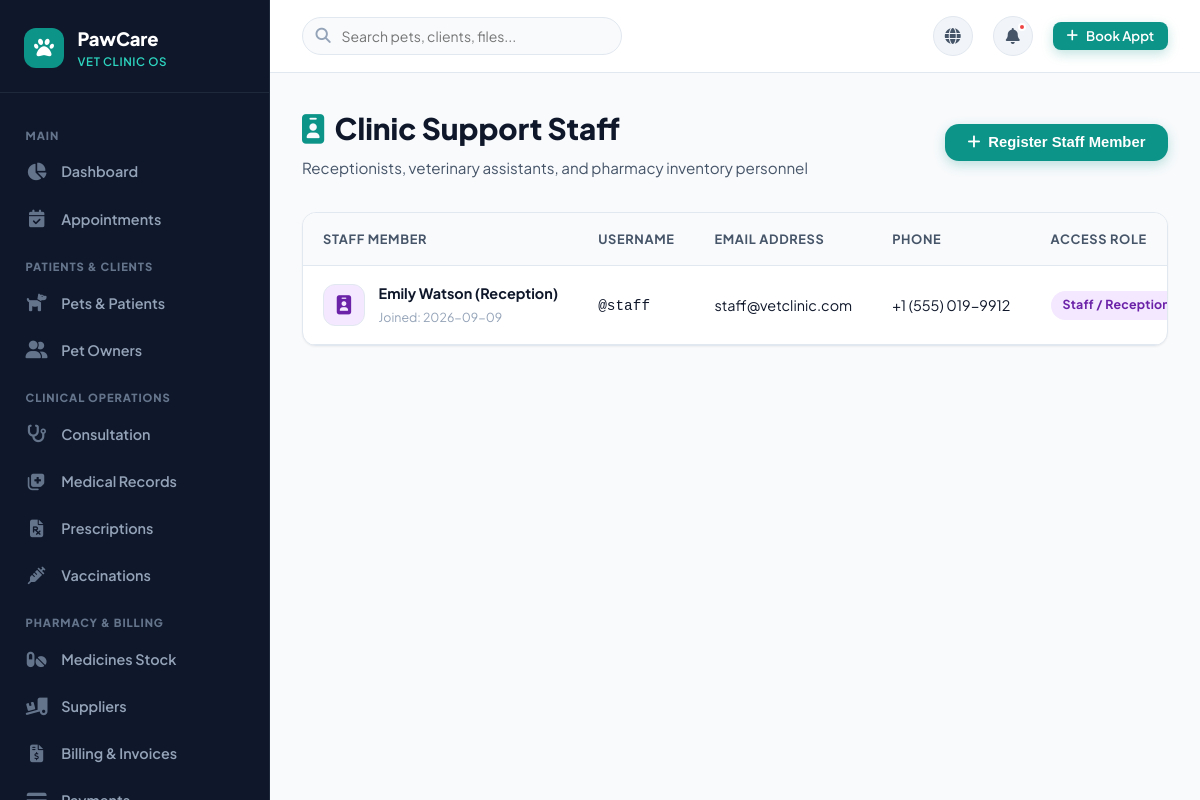
Screenshot of /staff-manage (signed in) with the database file from the repository.
### tables this page shows
CREATE TABLE users (
    id INTEGER PRIMARY KEY AUTOINCREMENT,
    username VARCHAR(80) UNIQUE NOT NULL,
    email VARCHAR(120) UNIQUE NOT NULL,
    password_hash VARCHAR(255) NOT NULL,
    full_name VARCHAR(120) NOT NULL,
    role VARCHAR(20) NOT NULL DEFAULT 'staff', -- 'admin', 'doctor', 'staff'
    phone VARCHAR(30),
    is_active INTEGER DEFAULT 1,
    created_at TIMESTAMP DEFAULT CURRENT_TIMESTAMP
);

### app.py (the view)
@app.route('/staff-manage')
@roles_required('admin')
def staff_manage():
    db = get_db()
    staff_list = db.execute("SELECT * FROM users WHERE role = 'staff' ORDER BY full_name ASC").fetchall()
    return render_template('staff_manage.html', staff_members=staff_list)

### app.py (called while the page is built)
def get_db():
    if 'db' not in g:
        g.db = sqlite3.connect(
            app.config['DATABASE'],
            detect_types=sqlite3.PARSE_DECLTYPES
        )
        g.db.row_factory = sqlite3.Row
        g.db.execute("PRAGMA foreign_keys = ON;")
    return g.db

def init_db():
    db = get_db()
    cur = db.cursor()
    cur.execute("SELECT name FROM sqlite_master WHERE type='table' AND name='users';")
    if cur.fetchone() is None:
        if os.path.exists(app.config['SQL_SCHEMA']):
            with open(app.config['SQL_SCHEMA'], mode='r', encoding='utf-8') as f:
                db.cursor().executescript(f.read())
            db.commit()

@app.before_request
def setup_database_if_needed():
    init_db()

def roles_required(*roles):
    from functools import wraps
    def decorator(view):
        @wraps(view)
        def wrapped_view(**kwargs):
            if 'user_id' not in session:
                flash('Please log in first.', 'warning')
                return redirect(url_for('login'))
            if session.get('user_role') not in roles:
                flash('You do not have permission to access that resource.', 'danger')
                return redirect(url_for('dashboard_router'))
            return view(**kwargs)
        return wrapped_view
    return decorator

### templates/staff_manage.html (shortened to what this page needs)
{% extends "base.html" %}
{% block content %}
<div class="page-header">
  <div class="page-header-text">
    <h1><i class="fas fa-id-badge" style="color: var(--primary);"></i> Clinic Support Staff</h1>
    <p>Receptionists, veterinary assistants, and pharmacy inventory personnel</p>
  </div>
  <div class="page-actions">
    <button type="button" class="btn btn-primary" onclick="document.getElementById('addStaffModal').style.display = 'block'">
      <i class="fas fa-plus"></i> Register Staff Member
    </button>
  </div>
</div>
<div class="table-wrapper">
  <div class="table-responsive">
    <table class="custom-table">
      <thead>
        <tr>
          <th>Staff Member</th>
          <th>Username</th>
          <th>Email Address</th>
          <th>Phone</th>
          <th>Access Role</th>
        </tr>
      </thead>
      <tbody>
        {% for st in staff_members %}
        <tr>
          <td>
            <div class="table-user-cell">
              <div class="table-avatar" style="background: #f3e8ff; color: #6b21a8;"><i class="fas fa-id-badge"></i></div>
              <div class="table-user-info">
                <span class="name">{{ st.full_name }}</span>
                <span class="sub">Joined: {{ st.created_at.strftime('%Y-%m-%d') }}</span>
              </div>
            </div>
          </td>
          <td><code>@{{ st.username }}</code></td>
          <td>{{ st.email }}</td>
          <td>{{ st.phone or 'N/A' }}</td>
          <td><span class="badge badge-staff">Staff / Reception</span></td>
        </tr>
        {% endfor %}
      </tbody>
    </table>
  </div>
</div>
{% endblock %}

### static/css/style.css (style rules this page uses)
:root { --primary: #0d9488; --primary-hover: #0f766e; --primary-light: #ccfbf1; --primary-dark: #115e59; --secondary: #6366f1; --secondary-light: #e0e7ff; --accent: #f59e0b; --accent-light: #fef3c7; --success: #10b981; --success-light: #d1fae5; --danger: #ef4444; --danger-light: #fee2e2; --warning: #f59e0b; --info: #0284c7; --info-light: #e0f2fe; --bg-main: #f8fafc; --bg-card: #ffffff; --bg-sidebar: #0f172a; --bg-subtle: #f1f5f9; --text-primary: #0f172a; --text-secondary: #475569; --text-muted: #94a3b8; --text-light: #f8fafc; --border-color: #e2e8f0; --border-radius-sm: 8px; --border-radius-md: 14px; --border-radius-lg: 20px; --border-radius-full: 9999px; --shadow-sm: 0 1px 2px 0 rgba(0, 0, 0, 0.05); --shadow-md: 0 4px 6px -1px rgba(0, 0, 0, 0.07), 0 2px 4px -1px rgba(0, 0, 0, 0.04); --shadow-lg: 0 10px 15px -3px rgba(0, 0, 0, 0.08), 0 4px 6px -2px rgba(0, 0, 0, 0.04); --shadow-xl: 0 20px 25px -5px rgba(0, 0, 0, 0.1), 0 10px 10px -5px rgba(0, 0, 0, 0.04); --transition: all 0.25s cubic-bezier(0.4, 0, 0.2, 1); }
* { margin: 0; padding: 0; box-sizing: border-box; }
body { font-family: 'Plus Jakarta Sans', -apple-system, BlinkMacSystemFont, sans-serif; background-color: var(--bg-main); color: var(--text-primary); line-height: 1.6; overflow-x: hidden; }
.btn { display: inline-flex; align-items: center; justify-content: center; gap: 0.5rem; font-weight: 600; font-size: 0.925rem; padding: 0.65rem 1.35rem; border-radius: var(--border-radius-md); border: 1px solid transparent; cursor: pointer; transition: var(--transition); line-height: 1; }
.btn-primary { background-color: var(--primary); color: #ffffff; box-shadow: 0 4px 12px rgba(13, 148, 136, 0.25); }
.badge { display: inline-flex; align-items: center; gap: 0.35rem; font-size: 0.775rem; font-weight: 700; padding: 0.3rem 0.75rem; border-radius: var(--border-radius-full); text-transform: capitalize; letter-spacing: 0.02em; }
.badge-staff { background: #f3e8ff; color: #6b21a8; }

### static/css/dashboard.css (style rules this page uses)
.page-header { display: flex; align-items: center; justify-content: space-between; margin-bottom: 2rem; flex-wrap: wrap; gap: 1rem; }
.page-header-text h1 { font-size: 1.85rem; font-weight: 800; color: var(--text-primary); display: flex; align-items: center; gap: 0.65rem; }
.page-header-text p { color: var(--text-secondary); font-size: 0.95rem; margin-top: 0.2rem; }
.page-actions { display: flex; align-items: center; gap: 0.75rem; }

### static/css/tables.css (style rules this page uses)
.table-wrapper { background: #ffffff; border-radius: var(--border-radius-md); border: 1px solid var(--border-color); box-shadow: var(--shadow-sm); overflow: hidden; margin-bottom: 2rem; }
.table-responsive { width: 100%; overflow-x: auto; -webkit-overflow-scrolling: touch; }
.custom-table { width: 100%; border-collapse: collapse; text-align: left; font-size: 0.9rem; }
.custom-table th { background-color: #f8fafc; color: var(--text-secondary); font-weight: 700; font-size: 0.8rem; text-transform: uppercase; letter-spacing: 0.05em; padding: 1rem 1.25rem; border-bottom: 1px solid var(--border-color); white-space: nowrap; }
.custom-table td { padding: 1rem 1.25rem; border-bottom: 1px solid var(--border-color); color: var(--text-primary); vertical-align: middle; white-space: nowrap; }
.custom-table tbody tr { transition: var(--transition); }
.table-user-cell { display: flex; align-items: center; gap: 0.85rem; }
.table-avatar { width: 42px; height: 42px; border-radius: 12px; object-fit: cover; background: var(--bg-subtle); border: 1px solid var(--border-color); display: flex; align-items: center; justify-content: center; color: var(--primary); font-size: 1.2rem; }
.table-user-info .name { font-weight: 700; color: var(--text-primary); display: block; }
.table-user-info .sub { font-size: 0.775rem; color: var(--text-muted); }

### rows the page displays
users: full_name "Emily Watson (Reception)", created_at "2026-09-09", username "staff", email "staff@vetclinic.com", phone "+1 (555) 019-9912"
